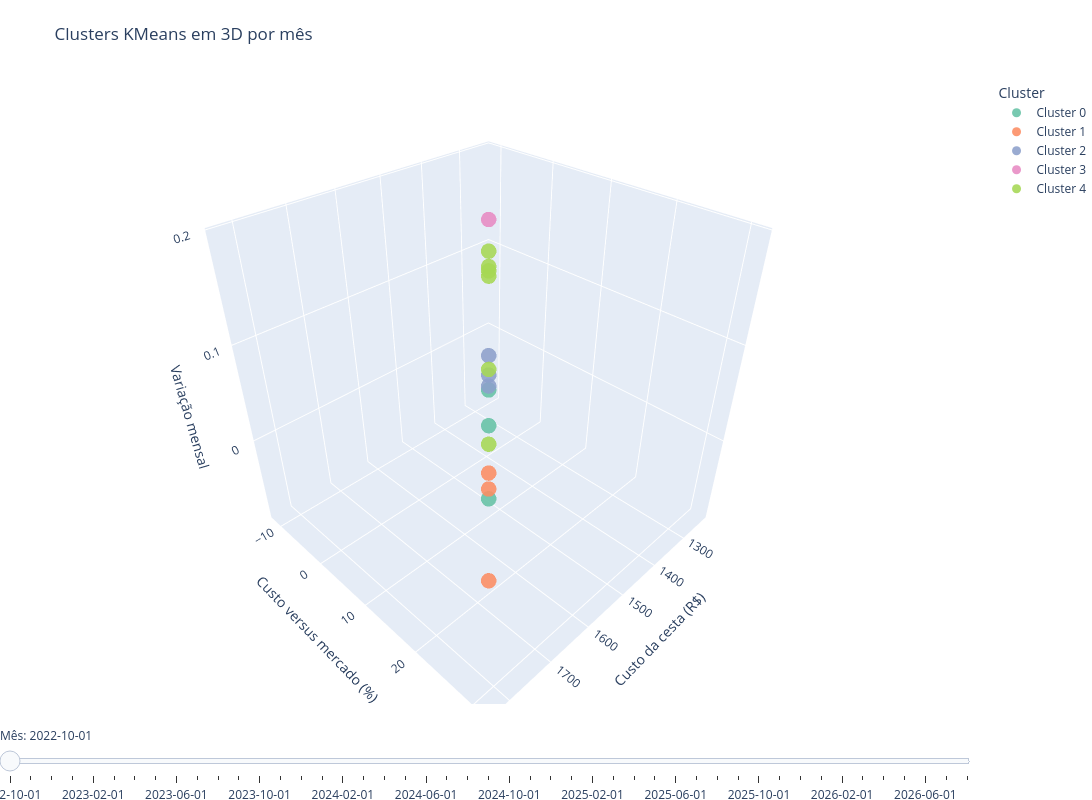

The cell this chart's notebook holds for it:
### Markdown cell above
As features auxiliares da camada gold descrevem como a cesta foi montada e quão estável é a observação. `mean_log_relative_price` e `mean_relative_iqr` descrevem posição e dispersão dos preços dos produtos; `valid_price_products` e `sample_count` descrevem cobertura e volume de evidência. Elas ajudam a verificar se um cluster é um perfil de preços ou principalmente um perfil de cobertura dos dados.

### Code cell
# Versão com slider: mostra um mês por vez e preserva os detalhes no hover.
def monthly_cluster_traces(month):
    month_data = plot_3d_data.filter(pl.col("reference_month") == month)
    traces = []
    for cluster in range(model_config.n_clusters):
        data = month_data.filter(pl.col("cluster") == cluster)
        stores = data["establishment_id"].to_list()
        traces.append(
            go.Scatter3d(
                x=data["basket_cost"].to_list(),
                y=data["basket_cost_vs_market_pct"].to_list(),
                z=data["basket_cost_mom_change"].to_list(),
                mode="markers",
                name=f"Cluster {cluster}",
                marker={
                    "size": 9,
                    "color": palette[cluster % len(palette)],
                    "opacity": 0.88,
                },
                customdata=[
                    [
                        store,
                        month,
                        basket_detail_lookup.get(
                            (store, month), "Detalhes não disponíveis"
                        ),
                    ]
                    for store in stores
                ],
                hovertemplate="<b>%{customdata[0]}</b> | %{customdata[1]}<br>Custo: R$ %{x:.2f}<br>Versus mercado: %{y:.2f}%<br>Variação mensal: %{z:.3f}<br><br><b>Detalhes</b><br>%{customdata[2]}<extra></extra>",
            )
        )
    return traces


fig_3d_time = go.Figure(data=monthly_cluster_traces(months[0]))
fig_3d_time.frames = [
    go.Frame(name=str(month), data=monthly_cluster_traces(month)) for month in months
]
fig_3d_time.update_layout(
    title="Clusters KMeans em 3D por mês",
    height=800,
    width=1200,
    scene={
        "xaxis_title": "Custo da cesta (R$)",
        "yaxis_title": "Custo versus mercado (%)",
        "zaxis_title": "Variação mensal",
    },
    sliders=[
        {
            "active": 0,
            "currentvalue": {"prefix": "Mês: "},
            "steps": [
                {
                    "label": str(month),
                    "method": "animate",
                    "args": [
                        [str(month)],
                        {
                            "mode": "immediate",
                            "frame": {"duration": 0, "redraw": True},
                            "transition": {"duration": 0},
                        },
                    ],
                }
                for month in months
            ],
        }
    ],
    legend={"title": "Cluster"},
    margin={"l": 0, "r": 0, "b": 0, "t": 80},
)
fig_3d_time.show()

### Figure 1 — Plotly figure (JSON) as saved in the notebook; plotly's stock layout.template omitted (floating-point values rounded to 4 significant figures)
{"data": [{"customdata": [["SUP_34", "2022-10-01", "cafe: Café = R$ 45.80; desvio=6.89; n=3; quantidade=0.6 kg<br>farinha: Farinha de Trigo = R$ 7.49; desvio=1.04; n=3; quantidade=1.5 kg<br>manteiga: Manteiga = R$ 95.95; desvio=0.00; n=1; quantidade=0.9 kg<br>carne: Carne Bovina Coxão Mole = R$ 42.99; desvio=0.00; n=1; quantidade=6.0 kg<br>arroz: Arroz = R$ 5.19; desvio=0.83; n=2; quantidade=3.0 kg<br>pao_frances: Pão Francês = R$ 19.99; desvio=0.00; n=1; quantidade=6.0 kg<br>feijao: Feijão = R$ 8.99; desvio=0.00; n=1; quantidade=4.5 kg<br>batata: Batata = R$ 6.39; desvio=0.00; n=1; quantidade=6.0 kg<br>tomate: Tomate = R$ 7.19; desvio=0.00; n=1; quantidade=9.0 kg<br>oleo: Óleo = R$ 12.39; desvio=0.00; n=1; quantidade=1.5 kg<br>leite: Leite = R$ 6.74; desvio=0.21; n=2; quantidade=15.0 l<br>banana: Banana Nanica = R$ 5.99; desvio=0.00; n=1; quantidade=90.0 un<br>acucar: Açúcar = R$ 5.07; desvio=0.45; n=2; quantidade=3.0 kg"], ["SUP_08", "2022-10-01", "batata: Batata = R$ 5.93; desvio=0.00; n=1; quantidade=6.0 kg<br>carne: Carne Bovina Coxão Mole = R$ 48.40; desvio=0.00; n=1; quantidade=6.0 kg<br>acucar: Açúcar = R$ 4.44; desvio=0.21; n=2; quantidade=3.0 kg<br>cafe: Café = R$ 19.98; desvio=4.02; n=3; quantidade=0.6 kg<br>manteiga: Manteiga = R$ 62.78; desvio=1.16; n=2; quantidade=0.9 kg<br>oleo: Óleo = R$ 10.54; desvio=0.78; n=2; quantidade=1.5 kg<br>pao_frances: Pão Francês = R$ 12.40; desvio=0.00; n=1; quantidade=6.0 kg<br>arroz: Arroz = R$ 5.88; desvio=0.42; n=4; quantidade=3.0 kg<br>banana: Banana Nanica = R$ 5.49; desvio=0.00; n=1; quantidade=90.0 un<br>farinha: Farinha de Trigo = R$ 6.49; desvio=1.10; n=3; quantidade=1.5 kg<br>tomate: Tomate = R$ 8.49; desvio=0.00; n=1; quantidade=9.0 kg<br>leite: Leite = R$ 6.44; desvio=0.24; n=4; quantidade=15.0 l<br>feijao: Feijão = R$ 9.89; desvio=0.12; n=3; quantidade=4.5 kg"], ["SUP_15", "2022-10-01", "oleo: Óleo = R$ 9.99; desvio=0.00; n=2; quantidade=1.5 kg<br>manteiga: Manteiga = R$ 69.95; desvio=7.16; n=4; quantidade=0.9 kg<br>pao_frances: Pão Francês = R$ 15.99; desvio=0.00; n=1; quantidade=6.0 kg<br>carne: Carne Bovina Coxão Mole = R$ 53.90; desvio=0.00; n=1; quantidade=6.0 kg<br>arroz: Arroz = R$ 5.10; desvio=0.43; n=4; quantidade=3.0 kg<br>feijao: Feijão = R$ 9.48; desvio=0.95; n=4; quantidade=4.5 kg<br>banana: Banana Prata = R$ 7.99; desvio=0.00; n=1; quantidade=90.0 un<br>tomate: Tomate = R$ 7.99; desvio=0.00; n=1; quantidade=9.0 kg<br>acucar: Açúcar = R$ 3.89; desvio=0.15; n=3; quantidade=3.0 kg<br>batata: Batata = R$ 6.99; desvio=0.00; n=1; quantidade=6.0 kg<br>cafe: Café = R$ 39.80; desvio=3.76; n=4; quantidade=0.6 kg<br>farinha: Farinha de Trigo = R$ 5.99; desvio=0.82; n=4; quantidade=1.5 kg<br>leite: Leite = R$ 4.99; desvio=0.57; n=4; quantidade=15.0 l"]], "hovertemplate": "<b>%{customdata[0]}</b> | %{customdata[1]}<br>Custo: R$ %{x:.2f}<br>Versus mercado: %{y:.2f}%<br>Variação mensal: %{z:.3f}<br><br><b>Detalhes</b><br>%{customdata[2]}<extra></extra>", "marker": {"color": "rgb(102,194,165)", "opacity": 0.88, "size": 9}, "mode": "markers", "name": "Cluster 0", "type": "scatter3d", "x": [1336.0, 1237.0, 1508.0], "y": [-4.135, -11.24, 8.176], "z": [-0.08432, -0.08278, -0.08597]}, {"customdata": [["SUP_33", "2022-10-01", "tomate: Tomate = R$ 7.39; desvio=0.00; n=1; quantidade=9.0 kg<br>banana: Banana Prata = R$ 8.19; desvio=0.00; n=1; quantidade=90.0 un<br>manteiga: Manteiga = R$ 63.70; desvio=8.55; n=4; quantidade=0.9 kg<br>leite: Leite = R$ 5.64; desvio=0.74; n=4; quantidade=15.0 l<br>arroz: Arroz = R$ 5.14; desvio=0.08; n=3; quantidade=3.0 kg<br>farinha: Farinha de Trigo = R$ 8.49; desvio=0.00; n=1; quantidade=1.5 kg<br>pao_frances: Pão Francês = R$ 16.50; desvio=0.00; n=1; quantidade=6.0 kg<br>carne: Carne Bovina Coxão Mole = R$ 52.90; desvio=0.00; n=1; quantidade=6.0 kg<br>feijao: Feijão = R$ 8.34; desvio=1.42; n=4; quantidade=4.5 kg<br>oleo: Óleo = R$ 9.99; desvio=0.05; n=3; quantidade=1.5 kg<br>acucar: Açúcar = R$ 4.54; desvio=0.35; n=2; quantidade=3.0 kg<br>batata: Batata = R$ 5.99; desvio=0.00; n=1; quantidade=6.0 kg<br>cafe: Café = R$ 45.58; desvio=6.03; n=5; quantidade=0.6 kg"], ["SUP_24", "2022-10-01", "pao_frances: Pão Francês = R$ 19.98; desvio=0.00; n=1; quantidade=6.0 kg<br>carne: Carne Bovina Coxão Mole = R$ 43.98; desvio=0.00; n=1; quantidade=6.0 kg<br>arroz: Arroz = R$ 4.40; desvio=0.59; n=4; quantidade=3.0 kg<br>tomate: Tomate = R$ 7.99; desvio=0.00; n=1; quantidade=9.0 kg<br>feijao: Feijão = R$ 8.98; desvio=1.53; n=3; quantidade=4.5 kg<br>banana: Banana Prata = R$ 9.99; desvio=0.00; n=1; quantidade=90.0 un<br>oleo: Óleo = R$ 8.32; desvio=0.51; n=3; quantidade=1.5 kg<br>acucar: Açúcar = R$ 3.94; desvio=0.07; n=2; quantidade=3.0 kg<br>cafe: Café = R$ 37.46; desvio=4.40; n=4; quantidade=0.6 kg<br>batata: Batata = R$ 7.99; desvio=0.00; n=1; quantidade=6.0 kg<br>farinha: Farinha de Trigo = R$ 6.98; desvio=1.86; n=3; quantidade=1.5 kg<br>manteiga: Manteiga = R$ 44.94; desvio=7.18; n=4; quantidade=0.9 kg<br>leite: Leite = R$ 5.99; desvio=0.24; n=3; quantidade=15.0 l"], ["SUP_27", "2022-10-01", "banana: Banana Prata = R$ 11.90; desvio=0.00; n=1; quantidade=90.0 un<br>tomate: Tomate = R$ 7.99; desvio=0.00; n=1; quantidade=9.0 kg<br>leite: Leite = R$ 5.69; desvio=0.23; n=4; quantidade=15.0 l<br>cafe: Café = R$ 43.89; desvio=6.33; n=4; quantidade=0.6 kg<br>feijao: Feijão = R$ 9.00; desvio=1.16; n=3; quantidade=4.5 kg<br>batata: Batata = R$ 7.95; desvio=0.00; n=1; quantidade=6.0 kg<br>pao_frances: Pão Francês = R$ 15.90; desvio=0.00; n=1; quantidade=6.0 kg<br>manteiga: Manteiga = R$ 74.50; desvio=4.78; n=3; quantidade=0.9 kg<br>farinha: Farinha de Trigo = R$ 6.99; desvio=1.00; n=3; quantidade=1.5 kg<br>carne: Carne Bovina Coxão Mole = R$ 44.90; desvio=0.00; n=1; quantidade=6.0 kg<br>arroz: Arroz = R$ 5.69; desvio=0.61; n=4; quantidade=3.0 kg<br>oleo: Óleo = R$ 8.69; desvio=0.17; n=3; quantidade=1.5 kg<br>acucar: Açúcar = R$ 4.49; desvio=0.05; n=3; quantidade=3.0 kg"]], "hovertemplate": "<b>%{customdata[0]}</b> | %{customdata[1]}<br>Custo: R$ %{x:.2f}<br>Versus mercado: %{y:.2f}%<br>Variação mensal: %{z:.3f}<br><br><b>Detalhes</b><br>%{customdata[2]}<extra></extra>", "marker": {"color": "rgb(252,141,98)", "opacity": 0.88, "size": 9}, "mode": "markers", "name": "Cluster 1", "type": "scatter3d", "x": [1520.0, 1644.0, 1829.0], "y": [9.032, 17.95, 31.22], "z": [-0.04566, 0.01038, 0.04378]}, {"customdata": [["SUP_20", "2022-10-01", "feijao: Feijão = R$ 8.69; desvio=0.81; n=4; quantidade=4.5 kg<br>carne: Carne Bovina Coxão Mole = R$ 48.99; desvio=0.00; n=1; quantidade=6.0 kg<br>farinha: Farinha de Trigo = R$ 6.19; desvio=0.71; n=5; quantidade=1.5 kg<br>leite: Leite = R$ 5.89; desvio=0.51; n=3; quantidade=15.0 l<br>batata: Batata = R$ 5.99; desvio=0.00; n=1; quantidade=6.0 kg<br>tomate: Tomate = R$ 5.99; desvio=0.00; n=1; quantidade=9.0 kg<br>oleo: Óleo = R$ 9.10; desvio=0.16; n=2; quantidade=1.5 kg<br>acucar: Açúcar = R$ 4.19; desvio=0.28; n=2; quantidade=3.0 kg<br>arroz: Arroz = R$ 5.00; desvio=0.82; n=4; quantidade=3.0 kg<br>pao_frances: Pão Francês = R$ 17.90; desvio=0.00; n=1; quantidade=6.0 kg<br>banana: Banana Nanica = R$ 6.49; desvio=0.00; n=1; quantidade=90.0 un<br>cafe: Café = R$ 41.96; desvio=4.40; n=5; quantidade=0.6 kg<br>manteiga: Manteiga = R$ 55.96; desvio=10.71; n=3; quantidade=0.9 kg"], ["SUP_38", "2022-10-01", "oleo: Óleo = R$ 8.54; desvio=0.31; n=2; quantidade=1.5 kg<br>carne: Carne Bovina Coxão Mole = R$ 42.98; desvio=0.00; n=1; quantidade=6.0 kg<br>banana: Banana Nanica = R$ 6.99; desvio=0.00; n=1; quantidade=90.0 un<br>pao_frances: Pão Francês = R$ 13.90; desvio=0.00; n=1; quantidade=6.0 kg<br>tomate: Tomate = R$ 6.99; desvio=0.00; n=1; quantidade=9.0 kg<br>leite: Leite = R$ 5.79; desvio=0.00; n=3; quantidade=15.0 l<br>farinha: Farinha de Trigo = R$ 6.75; desvio=0.68; n=5; quantidade=1.5 kg<br>feijao: Feijão = R$ 8.98; desvio=1.00; n=4; quantidade=4.5 kg<br>manteiga: Manteiga = R$ 63.70; desvio=10.90; n=4; quantidade=0.9 kg<br>acucar: Açúcar = R$ 4.08; desvio=0.15; n=2; quantidade=3.0 kg<br>batata: Batata = R$ 6.99; desvio=0.00; n=1; quantidade=6.0 kg<br>cafe: Café = R$ 37.98; desvio=5.69; n=5; quantidade=0.6 kg<br>arroz: Arroz = R$ 4.98; desvio=0.34; n=5; quantidade=3.0 kg"], ["SUP_12", "2022-10-01", "tomate: Tomate = R$ 4.99; desvio=0.00; n=1; quantidade=9.0 kg<br>arroz: Arroz = R$ 4.40; desvio=0.37; n=4; quantidade=3.0 kg<br>batata: Batata = R$ 6.39; desvio=0.00; n=1; quantidade=6.0 kg<br>carne: Carne Bovina Coxão Mole = R$ 35.90; desvio=0.00; n=1; quantidade=6.0 kg<br>oleo: Óleo = R$ 8.21; desvio=0.56; n=3; quantidade=1.5 kg<br>cafe: Café = R$ 32.68; desvio=4.89; n=4; quantidade=0.6 kg<br>banana: Banana Prata = R$ 7.99; desvio=0.00; n=1; quantidade=90.0 un<br>leite: Leite = R$ 5.49; desvio=0.35; n=4; quantidade=15.0 l<br>feijao: Feijão = R$ 8.54; desvio=0.92; n=2; quantidade=4.5 kg<br>pao_frances: Pão Francês = R$ 12.99; desvio=0.00; n=1; quantidade=6.0 kg<br>acucar: Açúcar = R$ 3.79; desvio=0.10; n=4; quantidade=3.0 kg<br>farinha: Farinha de Trigo = R$ 6.09; desvio=1.43; n=4; quantidade=1.5 kg<br>manteiga: Manteiga = R$ 67.20; desvio=16.35; n=4; quantidade=0.9 kg"]], "hovertemplate": "<b>%{customdata[0]}</b> | %{customdata[1]}<br>Custo: R$ %{x:.2f}<br>Versus mercado: %{y:.2f}%<br>Variação mensal: %{z:.3f}<br><br><b>Detalhes</b><br>%{customdata[2]}<extra></extra>", "marker": {"color": "rgb(141,160,203)", "opacity": 0.88, "size": 9}, "mode": "markers", "name": "Cluster 2", "type": "scatter3d", "x": [1329.0, 1333.0, 1343.0], "y": [-4.653, -4.368, -3.664], "z": [-0.02054, -0.03281, 0.009588]}, {"customdata": [["SUP_32", "2022-10-01", "farinha: Farinha de Trigo = R$ 6.54; desvio=0.69; n=4; quantidade=1.5 kg<br>feijao: Feijão = R$ 8.49; desvio=1.28; n=4; quantidade=4.5 kg<br>acucar: Açúcar = R$ 4.64; desvio=0.52; n=4; quantidade=3.0 kg<br>leite: Leite = R$ 6.54; desvio=0.74; n=4; quantidade=15.0 l<br>oleo: Óleo = R$ 9.43; desvio=0.45; n=3; quantidade=1.5 kg<br>cafe: Café = R$ 42.28; desvio=4.67; n=4; quantidade=0.6 kg<br>carne: Carne Bovina Coxão Mole = R$ 52.90; desvio=0.00; n=1; quantidade=6.0 kg<br>batata: Batata = R$ 5.86; desvio=0.00; n=1; quantidade=6.0 kg<br>tomate: Tomate = R$ 7.99; desvio=0.00; n=1; quantidade=9.0 kg<br>manteiga: Manteiga = R$ 74.95; desvio=2.99; n=4; quantidade=0.9 kg<br>banana: Banana Prata = R$ 7.49; desvio=0.00; n=1; quantidade=90.0 un<br>arroz: Arroz = R$ 5.00; desvio=0.43; n=4; quantidade=3.0 kg<br>pao_frances: Pão Francês = R$ 15.90; desvio=0.00; n=1; quantidade=6.0 kg"]], "hovertemplate": "<b>%{customdata[0]}</b> | %{customdata[1]}<br>Custo: R$ %{x:.2f}<br>Versus mercado: %{y:.2f}%<br>Variação mensal: %{z:.3f}<br><br><b>Detalhes</b><br>%{customdata[2]}<extra></extra>", "marker": {"color": "rgb(231,138,195)", "opacity": 0.88, "size": 9}, "mode": "markers", "name": "Cluster 3", "type": "scatter3d", "x": [1476.0], "y": [5.908], "z": [0.1927]}, {"customdata": [["SUP_11", "2022-10-01", "acucar: Açúcar = R$ 3.39; desvio=0.29; n=3; quantidade=3.0 kg<br>farinha: Farinha de Trigo = R$ 6.79; desvio=1.40; n=3; quantidade=1.5 kg<br>leite: Leite = R$ 5.39; desvio=0.61; n=3; quantidade=15.0 l<br>manteiga: Manteiga = R$ 60.95; desvio=11.56; n=3; quantidade=0.9 kg<br>carne: Carne Bovina Coxão Mole = R$ 41.49; desvio=0.00; n=1; quantidade=6.0 kg<br>batata: Batata = R$ 5.99; desvio=0.00; n=1; quantidade=6.0 kg<br>oleo: Óleo = R$ 8.88; desvio=0.00; n=1; quantidade=1.5 kg<br>cafe: Café = R$ 37.18; desvio=4.10; n=5; quantidade=0.6 kg<br>pao_frances: Pão Francês = R$ 13.19; desvio=0.00; n=1; quantidade=6.0 kg<br>arroz: Arroz = R$ 4.20; desvio=0.46; n=3; quantidade=3.0 kg<br>banana: Banana Prata = R$ 9.99; desvio=0.00; n=1; quantidade=90.0 un<br>tomate: Tomate = R$ 4.99; desvio=0.00; n=1; quantidade=9.0 kg<br>feijao: Feijão = R$ 6.99; desvio=1.00; n=3; quantidade=4.5 kg"], ["SUP_41", "2022-10-01", "farinha: Farinha de Trigo = R$ 5.54; desvio=0.79; n=4; quantidade=1.5 kg<br>manteiga: Manteiga = R$ 77.22; desvio=22.31; n=4; quantidade=0.9 kg<br>banana: Banana Nanica = R$ 6.98; desvio=0.00; n=1; quantidade=90.0 un<br>arroz: Arroz = R$ 4.68; desvio=0.50; n=4; quantidade=3.0 kg<br>leite: Leite = R$ 4.93; desvio=0.07; n=4; quantidade=15.0 l<br>batata: Batata = R$ 6.98; desvio=0.00; n=1; quantidade=6.0 kg<br>acucar: Açúcar = R$ 4.39; desvio=0.57; n=2; quantidade=3.0 kg<br>tomate: Tomate = R$ 4.45; desvio=0.00; n=1; quantidade=9.0 kg<br>feijao: Feijão = R$ 8.49; desvio=0.72; n=3; quantidade=4.5 kg<br>carne: Carne Bovina Coxão Mole = R$ 38.90; desvio=0.00; n=1; quantidade=6.0 kg<br>cafe: Café = R$ 41.60; desvio=6.62; n=4; quantidade=0.6 kg<br>pao_frances: Pão Francês = R$ 15.95; desvio=0.00; n=1; quantidade=6.0 kg<br>oleo: Óleo = R$ 8.66; desvio=0.29; n=3; quantidade=1.5 kg"], ["SUP_39", "2022-10-01", "oleo: Óleo = R$ 9.99; desvio=0.32; n=3; quantidade=1.5 kg<br>manteiga: Manteiga = R$ 73.45; desvio=15.51; n=3; quantidade=0.9 kg<br>carne: Carne Bovina Coxão Mole = R$ 45.98; desvio=0.00; n=1; quantidade=6.0 kg<br>arroz: Arroz = R$ 5.39; desvio=0.74; n=4; quantidade=3.0 kg<br>acucar: Açúcar = R$ 5.29; desvio=0.42; n=2; quantidade=3.0 kg<br>batata: Batata = R$ 5.89; desvio=0.00; n=1; quantidade=6.0 kg<br>pao_frances: Pão Francês = R$ 12.99; desvio=0.00; n=1; quantidade=6.0 kg<br>cafe: Café = R$ 47.58; desvio=4.84; n=4; quantidade=0.6 kg<br>tomate: Tomate = R$ 5.99; desvio=0.00; n=1; quantidade=9.0 kg<br>banana: Banana Nanica = R$ 5.99; desvio=0.00; n=1; quantidade=90.0 un<br>feijao: Feijão = R$ 10.59; desvio=0.56; n=3; quantidade=4.5 kg<br>farinha: Farinha de Trigo = R$ 7.29; desvio=1.03; n=3; quantidade=1.5 kg<br>leite: Leite = R$ 6.79; desvio=0.00; n=2; quantidade=15.0 l"], ["SUP_43", "2022-10-01", "cafe: Café = R$ 38.60; desvio=5.85; n=4; quantidade=0.6 kg<br>banana: Banana Nanica = R$ 6.98; desvio=0.00; n=1; quantidade=90.0 un<br>manteiga: Manteiga = R$ 68.95; desvio=16.48; n=3; quantidade=0.9 kg<br>feijao: Feijão = R$ 8.54; desvio=0.15; n=4; quantidade=4.5 kg<br>carne: Carne Bovina Coxão Mole = R$ 38.90; desvio=0.00; n=1; quantidade=6.0 kg<br>tomate: Tomate = R$ 5.45; desvio=0.00; n=1; quantidade=9.0 kg<br>oleo: Óleo = R$ 8.66; desvio=0.28; n=3; quantidade=1.5 kg<br>pao_frances: Pão Francês = R$ 15.95; desvio=0.00; n=1; quantidade=6.0 kg<br>acucar: Açúcar = R$ 4.39; desvio=0.57; n=2; quantidade=3.0 kg<br>leite: Leite = R$ 4.88; desvio=0.05; n=4; quantidade=15.0 l<br>batata: Batata = R$ 6.98; desvio=0.00; n=1; quantidade=6.0 kg<br>farinha: Farinha de Trigo = R$ 5.54; desvio=0.86; n=4; quantidade=1.5 kg<br>arroz: Arroz = R$ 4.68; desvio=0.42; n=4; quantidade=3.0 kg"], ["SUP_50", "2022-10-01", "arroz: Arroz = R$ 5.70; desvio=0.28; n=4; quantidade=3.0 kg<br>carne: Carne Bovina Coxão Mole = R$ 46.90; desvio=0.00; n=1; quantidade=6.0 kg<br>oleo: Óleo = R$ 10.27; desvio=0.39; n=2; quantidade=1.5 kg<br>leite: Leite = R$ 4.99; desvio=0.12; n=3; quantidade=15.0 l<br>pao_frances: Pão Francês = R$ 15.55; desvio=0.00; n=1; quantidade=6.0 kg<br>batata: Batata = R$ 6.99; desvio=0.00; n=1; quantidade=6.0 kg<br>acucar: Açúcar = R$ 4.79; desvio=0.31; n=3; quantidade=3.0 kg<br>farinha: Farinha de Trigo = R$ 6.59; desvio=0.31; n=3; quantidade=1.5 kg<br>cafe: Café = R$ 39.80; desvio=3.45; n=5; quantidade=0.6 kg<br>feijao: Feijão = R$ 8.79; desvio=0.74; n=4; quantidade=4.5 kg<br>banana: Banana Prata = R$ 8.99; desvio=0.00; n=1; quantidade=90.0 un<br>manteiga: Manteiga = R$ 71.20; desvio=22.98; n=2; quantidade=0.9 kg<br>tomate: Tomate = R$ 6.99; desvio=0.00; n=1; quantidade=9.0 kg"], ["SUP_51", "2022-10-01", "cafe: Café = R$ 33.98; desvio=10.95; n=4; quantidade=0.6 kg<br>carne: Carne Bovina Coxão Mole = R$ 46.89; desvio=0.00; n=1; quantidade=6.0 kg<br>batata: Batata = R$ 3.59; desvio=0.00; n=1; quantidade=6.0 kg<br>feijao: Feijão = R$ 10.99; desvio=0.00; n=1; quantidade=4.5 kg<br>arroz: Arroz = R$ 5.29; desvio=0.55; n=4; quantidade=3.0 kg<br>leite: Leite = R$ 4.16; desvio=0.01; n=2; quantidade=15.0 l<br>tomate: Tomate = R$ 6.99; desvio=0.00; n=1; quantidade=9.0 kg<br>farinha: Farinha de Trigo = R$ 5.99; desvio=1.04; n=3; quantidade=1.5 kg<br>acucar: Açúcar = R$ 4.89; desvio=0.26; n=3; quantidade=3.0 kg<br>manteiga: Manteiga = R$ 69.95; desvio=14.14; n=2; quantidade=0.9 kg<br>oleo: Óleo = R$ 10.27; desvio=0.39; n=2; quantidade=1.5 kg<br>banana: Banana Nanica = R$ 6.99; desvio=0.00; n=1; quantidade=90.0 un<br>pao_frances: Pão Francês = R$ 16.99; desvio=0.00; n=1; quantidade=6.0 kg"]], "hovertemplate": "<b>%{customdata[0]}</b> | %{customdata[1]}<br>Custo: R$ %{x:.2f}<br>Versus mercado: %{y:.2f}%<br>Variação mensal: %{z:.3f}<br><br><b>Detalhes</b><br>%{customdata[2]}<extra></extra>", "marker": {"color": "rgb(166,216,84)", "opacity": 0.88, "size": 9}, "mode": "markers", "name": "Cluster 4", "type": "scatter3d", "x": [1544.0, 1294.0, 1284.0, 1294.0, 1548.0, 1347.0], "y": [10.77, -7.126, -7.847, -7.181, 11.06, -3.35], "z": [0.08147, 0.08907, 0.07991, 0.09359, 0.004496, 0.1264]}], "layout": {"height": 800, "legend": {"title": {"text": "Cluster"}}, "margin": {"b": 0, "l": 0, "r": 0, "t": 80}, "scene": {"xaxis": {"title": {"text": "Custo da cesta (R$)"}}, "yaxis": {"title": {"text": "Custo versus mercado (%)"}}, "zaxis": {"title": {"text": "Variação mensal"}}}, "sliders": [{"active": 0, "currentvalue": {"prefix": "Mês: "}, "steps": [{"args": [["2022-10-01"], {"frame": {"duration": 0, "redraw": true}, "mode": "immediate", "transition": {"duration": 0}}], "label": "2022-10-01", "method": "animate"}, {"args": [["2022-11-01"], {"frame": {"duration": 0, "redraw": true}, "mode": "immediate", "transition": {"duration": 0}}], "label": "2022-11-01", "method": "animate"}, {"args": [["2022-12-01"], {"frame": {"duration": 0, "redraw": true}, "mode": "immediate", "transition": {"duration": 0}}], "label": "2022-12-01", "method": "animate"}, {"args": [["2023-01-01"], {"frame": {"duration": 0, "redraw": true}, "mode": "immediate", "transition": {"duration": 0}}], "label": "2023-01-01", "method": "animate"}, {"args": [["2023-02-01"], {"frame": {"duration": 0, "redraw": true}, "mode": "immediate", "transition": {"duration": 0}}], "label": "2023-02-01", "method": "animate"}, {"args": [["2023-03-01"], {"frame": {"duration": 0, "redraw": true}, "mode": "immediate", "transition": {"duration": 0}}], "label": "2023-03-01", "method": "animate"}, {"args": [["2023-04-01"], {"frame": {"duration": 0, "redraw": true}, "mode": "immediate", "transition": {"duration": 0}}], "label": "2023-04-01", "method": "animate"}, {"args": [["2023-05-01"], {"frame": {"duration": 0, "redraw": true}, "mode": "immediate", "transition": {"duration": 0}}], "label": "2023-05-01", "method": "animate"}, {"args": [["2023-06-01"], {"frame": {"duration": 0, "redraw": true}, "mode": "immediate", "transition": {"duration": 0}}], "label": "2023-06-01", "method": "animate"}, {"args": [["2023-07-01"], {"frame": {"duration": 0, "redraw": true}, "mode": "immediate", "transition": {"duration": 0}}], "label": "2023-07-01", "method": "animate"}, {"args": [["2023-08-01"], {"frame": {"duration": 0, "redraw": true}, "mode": "immediate", "transition": {"duration": 0}}], "label": "2023-08-01", "method": "animate"}, {"args": [["2023-09-01"], {"frame": {"duration": 0, "redraw": true}, "mode": "immediate", "transition": {"duration": 0}}], "label": "2023-09-01", "method": "animate"}, {"args": [["2023-10-01"], {"frame": {"duration": 0, "redraw": true}, "mode": "immediate", "transition": {"duration": 0}}], "label": "2023-10-01", "method": "animate"}, {"args": [["2023-11-01"], {"frame": {"duration": 0, "redraw": true}, "mode": "immediate", "transition": {"duration": 0}}], "label": "2023-11-01", "method": "animate"}, {"args": [["2023-12-01"], {"frame": {"duration": 0, "redraw": true}, "mode": "immediate", "transition": {"duration": 0}}], "label": "2023-12-01", "method": "animate"}, {"args": [["2024-01-01"], {"frame": {"duration": 0, "redraw": true}, "mode": "immediate", "transition": {"duration": 0}}], "label": "2024-01-01", "method": "animate"}, {"args": [["2024-02-01"], {"frame": {"duration": 0, "redraw": true}, "mode": "immediate", "transition": {"duration": 0}}], "label": "2024-02-01", "method": "animate"}, {"args": [["2024-03-01"], {"frame": {"duration": 0, "redraw": true}, "mode": "immediate", "transition": {"duration": 0}}], "label": "2024-03-01", "method": "animate"}, {"args": [["2024-04-01"], {"frame": {"duration": 0, "redraw": true}, "mode": "immediate", "transition": {"duration": 0}}], "label": "2024-04-01", "method": "animate"}, {"args": [["2024-05-01"], {"frame": {"duration": 0, "redraw": true}, "mode": "immediate", "transition": {"duration": 0}}], "label": "2024-05-01", "method": "animate"}, {"args": [["2024-06-01"], {"frame": {"duration": 0, "redraw": true}, "mode": "immediate", "transition": {"duration": 0}}], "label": "2024-06-01", "method": "animate"}, {"args": [["2024-07-01"], {"frame": {"duration": 0, "redraw": true}, "mode": "immediate", "transition": {"duration": 0}}], "label": "2024-07-01", "method": "animate"}, {"args": [["2024-08-01"], {"frame": {"duration": 0, "redraw": true}, "mode": "immediate", "transition": {"duration": 0}}], "label": "2024-08-01", "method": "animate"}, {"args": [["2024-09-01"], {"frame": {"duration": 0, "redraw": true}, "mode": "immediate", "transition": {"duration": 0}}], "label": "2024-09-01", "method": "animate"}, {"args": [["2024-10-01"], {"frame": {"duration": 0, "redraw": true}, "mode": "immediate", "transition": {"duration": 0}}], "label": "2024-10-01", "method": "animate"}, {"args": [["2024-11-01"], {"frame": {"duration": 0, "redraw": true}, "mode": "immediate", "transition": {"duration": 0}}], "label": "2024-11-01", "method": "animate"}, {"args": [["2024-12-01"], {"frame": {"duration": 0, "redraw": true}, "mode": "immediate", "transition": {"duration": 0}}], "label": "2024-12-01", "method": "animate"}, {"args": [["2025-01-01"], {"frame": {"duration": 0, "redraw": true}, "mode": "immediate", "transition": {"duration": 0}}], "label": "2025-01-01", "method": "animate"}, {"args": [["2025-02-01"], {"frame": {"duration": 0, "redraw": true}, "mode": "immediate", "transition": {"duration": 0}}], "label": "2025-02-01", "method": "animate"}, {"args": [["2025-03-01"], {"frame": {"duration": 0, "redraw": true}, "mode": "immediate", "transition": {"duration": 0}}], "label": "2025-03-01", "method": "animate"}, {"args": [["2025-04-01"], {"frame": {"duration": 0, "redraw": true}, "mode": "immediate", "transition": {"duration": 0}}], "label": "2025-04-01", "method": "animate"}, {"args": [["2025-05-01"], {"frame": {"duration": 0, "redraw": true}, "mode": "immediate", "transition": {"duration": 0}}], "label": "2025-05-01", "method": "animate"}, {"args": [["2025-06-01"], {"frame": {"duration": 0, "redraw": true}, "mode": "immediate", "transition": {"duration": 0}}], "label": "2025-06-01", "method": "animate"}, {"args": [["2025-07-01"], {"frame": {"duration": 0, "redraw": true}, "mode": "immediate", "transition": {"duration": 0}}], "label": "2025-07-01", "method": "animate"}, {"args": [["2025-08-01"], {"frame": {"duration": 0, "redraw": true}, "mode": "immediate", "transition": {"duration": 0}}], "label": "2025-08-01", "method": "animate"}, {"args": [["2025-09-01"], {"frame": {"duration": 0, "redraw": true}, "mode": "immediate", "transition": {"duration": 0}}], "label": "2025-09-01", "method": "animate"}, {"args": [["2025-10-01"], {"frame": {"duration": 0, "redraw": true}, "mode": "immediate", "transition": {"duration": 0}}], "label": "2025-10-01", "method": "animate"}, {"args": [["2025-11-01"], {"frame": {"duration": 0, "redraw": true}, "mode": "immediate", "transition": {"duration": 0}}], "label": "2025-11-01", "method": "animate"}, {"args": [["2025-12-01"], {"frame": {"duration": 0, "redraw": true}, "mode": "immediate", "transition": {"duration": 0}}], "label": "2025-12-01", "method": "animate"}, {"args": [["2026-01-01"], {"frame": {"duration": 0, "redraw": true}, "mode": "immediate", "transition": {"duration": 0}}], "label": "2026-01-01", "method": "animate"}, {"args": [["2026-02-01"], {"frame": {"duration": 0, "redraw": true}, "mode": "immediate", "transition": {"duration": 0}}], "label": "2026-02-01", "method": "animate"}, {"args": [["2026-03-01"], {"frame": {"duration": 0, "redraw": true}, "mode": "immediate", "transition": {"duration": 0}}], "label": "2026-03-01", "method": "animate"}, {"args": [["2026-04-01"], {"frame": {"duration": 0, "redraw": true}, "mode": "immediate", "transition": {"duration": 0}}], "label": "2026-04-01", "method": "animate"}, {"args": [["2026-05-01"], {"frame": {"duration": 0, "redraw": true}, "mode": "immediate", "transition": {"duration": 0}}], "label": "2026-05-01", "method": "animate"}, {"args": [["2026-06-01"], {"frame": {"duration": 0, "redraw": true}, "mode": "immediate", "transition": {"duration": 0}}], "label": "2026-06-01", "method": "animate"}, {"args": [["2026-07-01"], {"frame": {"duration": 0, "redraw": true}, "mode": "immediate", "transition": {"duration": 0}}], "label": "2026-07-01", "method": "animate"}, {"args": [["2026-08-01"], {"frame": {"duration": 0, "redraw": true}, "mode": "immediate", "transition": {"duration": 0}}], "label": "2026-08-01", "method": "animate"}]}], "title": {"text": "Clusters KMeans em 3D por mês"}, "width": 1200}}
